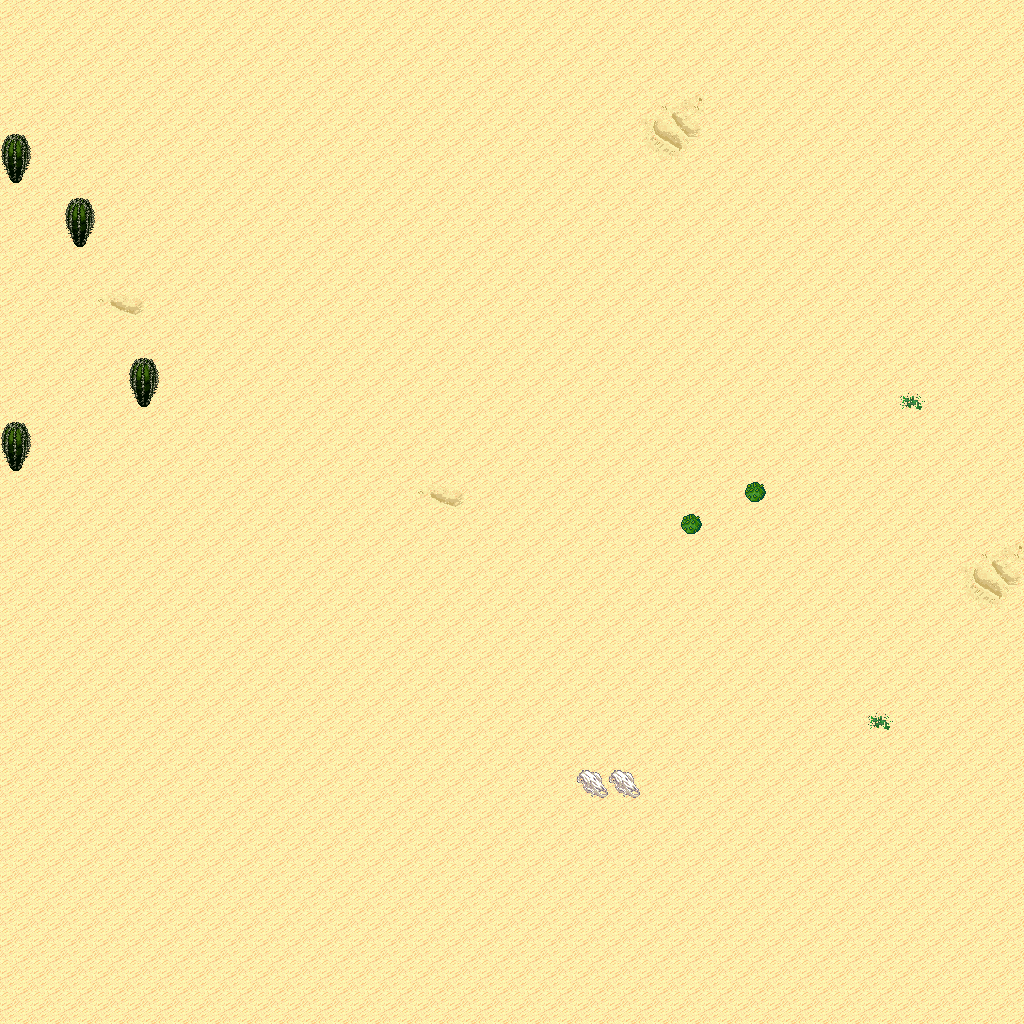

Tiled map render using the project's own tile images. Description and the map definition, with tile-layer contents summarised, below:
An orthogonal 32x32 tile map with 32x32 px tiles, 5 tile layers (Ground, Objects, Objects2, Above, ...), 1 hidden layer not drawn, 15 tilesets.

<map version="1.10" tiledversion="1.11.0" orientation="orthogonal" renderorder="right-down" width="32" height="32" tilewidth="32" tileheight="32" infinite="0" nextlayerid="11" nextobjectid="1">
 <tileset firstgid="1" name="logic_collision" tilewidth="32" tileheight="32" tilecount="1" columns="1">
  <image source="../drawable/logic_collision.png" width="32" height="32" />
 </tileset>
 <tileset firstgid="2" name="ground_ground" tilewidth="32" tileheight="32" tilecount="33" columns="3">
  <image source="../drawable/ground_ground.png" width="96" height="352" />
 </tileset>
 <tileset firstgid="35" name="ground_ridge_earth_pale" tilewidth="32" tileheight="32" tilecount="96" columns="12">
  <image source="../drawable/ground_ridge_earth_pale.png" width="384" height="256" />
 </tileset>
 <tileset firstgid="131" name="ground_ridge_earth_dark" tilewidth="32" tileheight="32" tilecount="96" columns="12">
  <image source="../drawable/ground_ridge_earth_dark.png" width="384" height="256" />
 </tileset>
 <tileset firstgid="227" name="terrain_desert" tilewidth="32" tileheight="32" tilecount="88" columns="8">
  <image source="../drawable/terrain_desert.png" width="256" height="352" />
 </tileset>
 <tileset firstgid="315" name="ground_ladder_vertical_dark" tilewidth="32" tileheight="32" tilecount="3" columns="3">
  <image source="../drawable/ground_ladder_vertical_dark.png" width="96" height="32" />
 </tileset>
 <tileset firstgid="318" name="plant_tree_evergreen" tilewidth="32" tileheight="32" tilecount="36" columns="3">
  <image source="../drawable/plant_tree_evergreen.png" width="96" height="384" />
 </tileset>
 <tileset firstgid="354" name="plant_cactus" tilewidth="32" tileheight="32" tilecount="2" columns="1">
  <image source="../drawable/plant_cactus.png" width="32" height="64" />
 </tileset>
 <tileset firstgid="356" name="plant_cactus_2" tilewidth="32" tileheight="32" tilecount="10" columns="5">
  <image source="../drawable/plant_cactus_2.png" width="160" height="64" />
 </tileset>
 <tileset firstgid="366" name="ground_sand_2" tilewidth="32" tileheight="32" tilecount="15" columns="5">
  <image source="../drawable/ground_sand_2.png" width="160" height="96" />
 </tileset>
 <tileset firstgid="381" name="plant_tree_tree_darkgreen" tilewidth="32" tileheight="32" tilecount="88" columns="8">
  <image source="../drawable/plant_tree_tree_darkgreen.png" width="256" height="352" />
 </tileset>
 <tileset firstgid="469" name="ground_rock_pebbles" tilewidth="32" tileheight="32" tilecount="3" columns="1">
  <image source="../drawable/ground_rock_pebbles.png" width="32" height="96" />
 </tileset>
 <tileset firstgid="472" name="plant_star_shaped_plants" tilewidth="32" tileheight="32" tilecount="6" columns="2">
  <image source="../drawable/plant_star_shaped_plants.png" width="64" height="96" />
 </tileset>
 <tileset firstgid="478" name="plant_stump_small_stump" tilewidth="32" tileheight="32" tilecount="4" columns="2">
  <image source="../drawable/plant_stump_small_stump.png" width="64" height="64" />
 </tileset>
 <tileset firstgid="482" name="plant_round_cactuses" tilewidth="32" tileheight="32" tilecount="20" columns="10">
  <image source="../drawable/plant_round_cactuses.png" width="320" height="64" />
 </tileset>
 <layer id="1" name="Ground" width="32" height="32">
  <data>[1024 cells, 1024 non-empty, 9 distinct tile ids]</data>
 </layer>
 <layer id="2" name="Objects" width="32" height="32">
  <data>[1024 cells, 6 non-empty, 2 distinct tile ids]</data>
 </layer>
 <layer id="3" name="Objects2" width="32" height="32">
  <data>[1024 cells, 0 non-empty, 0 distinct tile ids]</data>
 </layer>
 <layer id="4" name="Above" width="32" height="32">
  <data>[1024 cells, 4 non-empty, 1 distinct tile ids]</data>
 </layer>
 <layer id="5" name="Above2" width="32" height="32">
  <data>[1024 cells, 0 non-empty, 0 distinct tile ids]</data>
 </layer>
 <layer id="6" name="Walkable" width="32" height="32" visible="0">
  <data>[1024 cells, 8 non-empty, 1 distinct tile ids]</data>
 </layer>
 <objectgroup id="7" name="Mapevents" />
 <objectgroup id="8" name="Spawn" />
 <objectgroup id="9" name="Keys" />
 <objectgroup id="10" name="Replace" />
</map>
